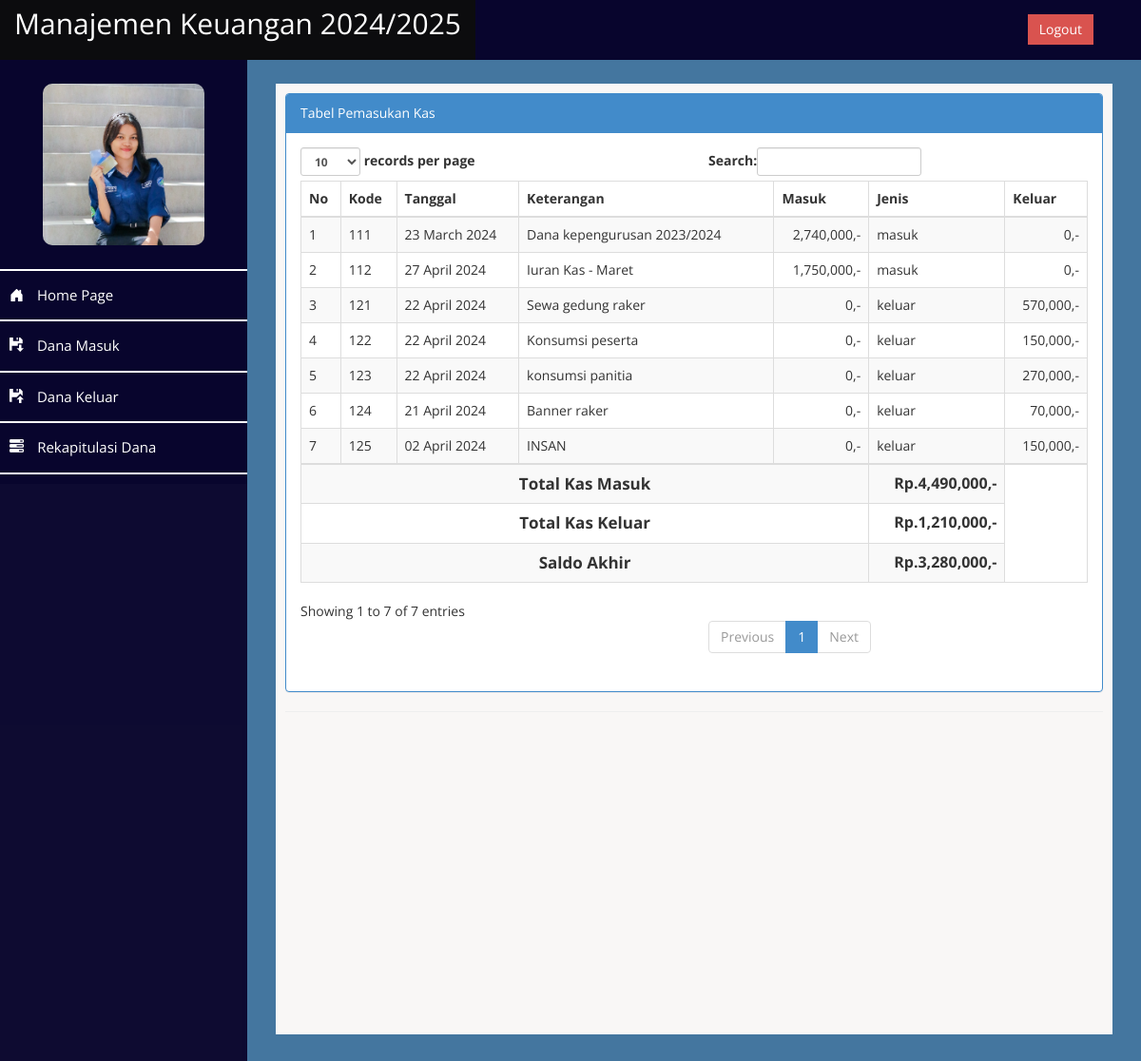
Screenshot of /index.php?page=rekap (signed in) with the database file from the repository.
### tables this page shows
CREATE TABLE `kas` (
  `kode` int(11) NOT NULL,
  `keterangan` varchar(300) NOT NULL,
  `tgl` date NOT NULL,
  `jumlah` int(10) NOT NULL,
  `jenis` varchar(20) NOT NULL,
  `keluar` int(20) NOT NULL
);

### page/kas_rekap/rekap.php (the view)
<div class="row">
    <div class="col-md-12">
        <div class="panel panel-primary">
            <div class="panel-heading">
                Tabel Pemasukan Kas
            </div>
            <div class="panel-body">
                <div class="table-responsive">
                    <table class="table table-striped table-bordered table-hover" id="dataTables-example">
                        <thead>
                            <tr>
                                <th>No</th>
                                <th>Kode</th>
                                <th>Tanggal</th>
                                <th>Keterangan</th>
                                <th>Masuk</th>
                                <th>Jenis</th>
                                <th>Keluar</th>
                            </tr>
                        </thead>
                        <tbody>
                            <?php
                            $no = 1;
                            require 'config.php';
                            $sql = $link->query("SELECT * FROM kas");
                            while ($data = $sql->fetch_assoc()) {
                            ?>
                                <tr class="odd gradeX">
                                    <td><?php echo $no++ ?></td>
                                    <td><?php echo $data['kode']; ?></td>
                                    <td><?php echo date('d F Y', strtotime($data['tgl'])); ?></td>
                                    <td><?php echo $data['keterangan']; ?></td>
                                    <td align="right"><?php echo number_format($data['jumlah']) . ",-"; ?></td>
                                    <td><?php echo $data['jenis']; ?></td>
                                    <td align="right"><?php echo number_format($data['keluar']) . ",-"; ?></td>
                                </tr>
                            <?php
                                $total += $data['jumlah'];
                                $total_keluar += $data['keluar'];
                                $saldo = $total - $total_keluar;
                            }
                            ?>
                        </tbody>
                        <tr>
                            <th colspan="5" style="text-align:center; font-size:17px">Total Kas Masuk</th>
                            <th style="font-size:16px; text-align: right">
                                <?php
                                echo "Rp." . number_format($total) . ",-"; ?></th>
                        </tr>
                        <tr>
                            <th colspan="5" style="text-align:center; font-size:17px">Total Kas Keluar</th>
                            <th style="font-size:16px; text-align: right">
                                <?php
                                echo "Rp." . number_format($total_keluar) . ",-"; ?></th>
                        </tr>
                        <tr>
                            <th colspan="5" style="text-align:center; font-size:17px">Saldo Akhir</th>
                            <th style="font-size:16px; text-align: right">
                                <?php
                                echo "Rp." . number_format($saldo) . ",-"; ?></th>
                        </tr>
                    </table>
                </div>

### index.php (shortened to what this page needs)
<!DOCTYPE html>
<html xmlns="http://www.w3.org/1999/xhtml">
<head>
    <link href="assets/css/bootstrap.css" rel="stylesheet" />
    <link rel="stylesheet" href="https://cdn.jsdelivr.net/npm/bootstrap-icons@1.5.0/font/bootstrap-icons.css">
    <link href="assets/css/font-awesome.css" rel="stylesheet" />
    <link href="assets/css/custom.css" rel="stylesheet" />
</head>
<body>
    <div id="wrapper">
        <nav class="navbar navbar-default navbar-cls-top " role="navigation" style="margin-bottom: 0">
            <div class="navbar-header">
                <a class="navbar-brand" href="index.html">Manajemen Keuangan 2024/2025</a>
            </div>
            <div style="color: white;
                    padding: 15px 50px 15px 50px;
                    float: right;
                    font-size: 16px;"><a href="logout.php" class="btn btn-danger square-btn-adjust">Logout</a> </div>
        </nav>
        <nav class="navbar-default navbar-side" role="navigation">
            <div class="sidebar-collapse">
                <ul class="nav" id="main-menu">
                    <li class="text-center">
                        <img src="assets/img/user.png" class="user-image img-responsive" />
                    </li>
                    <li>
                        <a href="index.php"><i class="bi bi-house-door-fill"></i> Home Page</a>
                    </li>
                    <li>
                        <a href="?page=masuk"><i class="glyphicon glyphicon-floppy-save"></i> Dana Masuk</a>
                    </li>
                    <li>
                        <a href="?page=keluar"><i class="glyphicon glyphicon-floppy-open"></i> Dana Keluar</a>
                    </li>
                    <li>
                        <a href="?page=rekap"><i class="glyphicon glyphicon-tasks"></i> Rekapitulasi Dana</a>
                    </li>
                </ul>
            </div>
        </nav>
        <div id="page-wrapper">
            <div id="page-inner">
                <div class="row">
                    <div class="col-md-12">
                        <?php
                        $page = $_GET['page'];
                        $aksi = $_GET['aksi'];
                        if ($page == "masuk") {
                            if ($aksi == "") {
                                include "page/kas_masuk/masuk.php";
                            }
                            if ($aksi == "hapus") {
                                include "page/kas_masuk/hapus.php";
                            }
                        } elseif ($page == "rekap") {
                            if ($aksi == "") {
                                include "page/kas_rekap/rekap.php";
                            }
                        } elseif ($page == "user") {
                            if ($aksi == "") {
                                include "page/kas_user/user.php";
                            }
                        } elseif ($page == "") {
                            if ($aksi == "") {
                                include "home.php";
                            }
                        }
                        ?>
                    </div>
                </div>
                <hr />
            </div>
        </div>
    </div>
</body>
</html>

### assets/css/custom.css (style rules this page uses)
body { font-family: 'Open Sans', sans-serif; }
#wrapper { width: auto; background:rgba(9, 6, 45, 0.979); }
#page-wrapper { padding: 10px 10px; min-height: 500px; background:#44769f; }
#page-inner { width:100%; margin:10px 20px 10px 0px; background-color:#f9f7f6; padding:10px; min-height:1000px; }
.text-center { text-align:center; }
.square-btn-adjust { border: 0px solid transparent; -webkit-border-radius: 0px; -moz-border-radius: 0px; border-radius: 0px; }
.user-image { margin: 25px auto; -webkit-border-radius: 10px; -moz-border-radius: 10px; border-radius: 10px; max-height:170px; max-width:170px; }
.navbar-cls-top .navbar-brand { color: #fff; background: rgba(9, 6, 45, 0.979); width: auto; text-align: center; height: 63px; font-size: 30px; font-weight: 700px; }
.sidebar-collapse , .sidebar-collapse .nav { background:none; }
.sidebar-collapse .nav { padding:0; }
.sidebar-collapse .nav > li > a { color:#fff; background:rgba(9, 6, 45, 0.979); text-shadow:none; font-size: 15px; }
.sidebar-collapse > .nav > li > a { padding:15px 10px; }
.sidebar-collapse > .nav > li { border-bottom: 2px solid white; }
.navbar-side { border:none; padding-bottom: 10px; background-color: rgba(9, 6, 45, 0.979); }
.navbar-cls-top { background:rgba(9, 6, 45, 0.979); border-bottom:none; }
.navbar-default { border:0px solid rgba(9, 6, 45, 0.979); }
.navbar-header { background: rgba(9, 6, 45, 0.979); }
.nav > li > a > i { margin-right:10px; }
@media (min-width:768px) { #page-wrapper { margin: 0 0 0 260px; padding: 15px 30px; min-height: 1200px; } }
@media (min-width:768px) { .navbar-side { z-index: 1; position: absolute; width: 260px; } }
@media (min-width:768px) { .navbar { border-radius: 0px; } }

### rows the page displays
kas: kode "111", tgl "23 March 2024", keterangan "Dana kepengurusan 2023/2024", jumlah "2,740,000", jenis "masuk", keluar "0"
kas: kode "112", tgl "27 April 2024", keterangan "Iuran Kas - Maret", jumlah "1,750,000", jenis "masuk", keluar "0"
kas: kode "121", tgl "22 April 2024", keterangan "Sewa gedung raker", jumlah "0", jenis "keluar", keluar "570,000"
kas: kode "122", tgl "22 April 2024", keterangan "Konsumsi peserta", jumlah "0", jenis "keluar", keluar "150,000"
kas: kode "123", tgl "22 April 2024", keterangan "konsumsi panitia", jumlah "0", jenis "keluar", keluar "270,000"
kas: kode "124", tgl "21 April 2024", keterangan "Banner raker", jumlah "0", jenis "keluar", keluar "70,000"
kas: kode "125", tgl "02 April 2024", keterangan "INSAN", jumlah "0", jenis "keluar", keluar "150,000"

### other values shown
$total "4,490,000"
$total_keluar "1,210,000"
$saldo "3,280,000"
